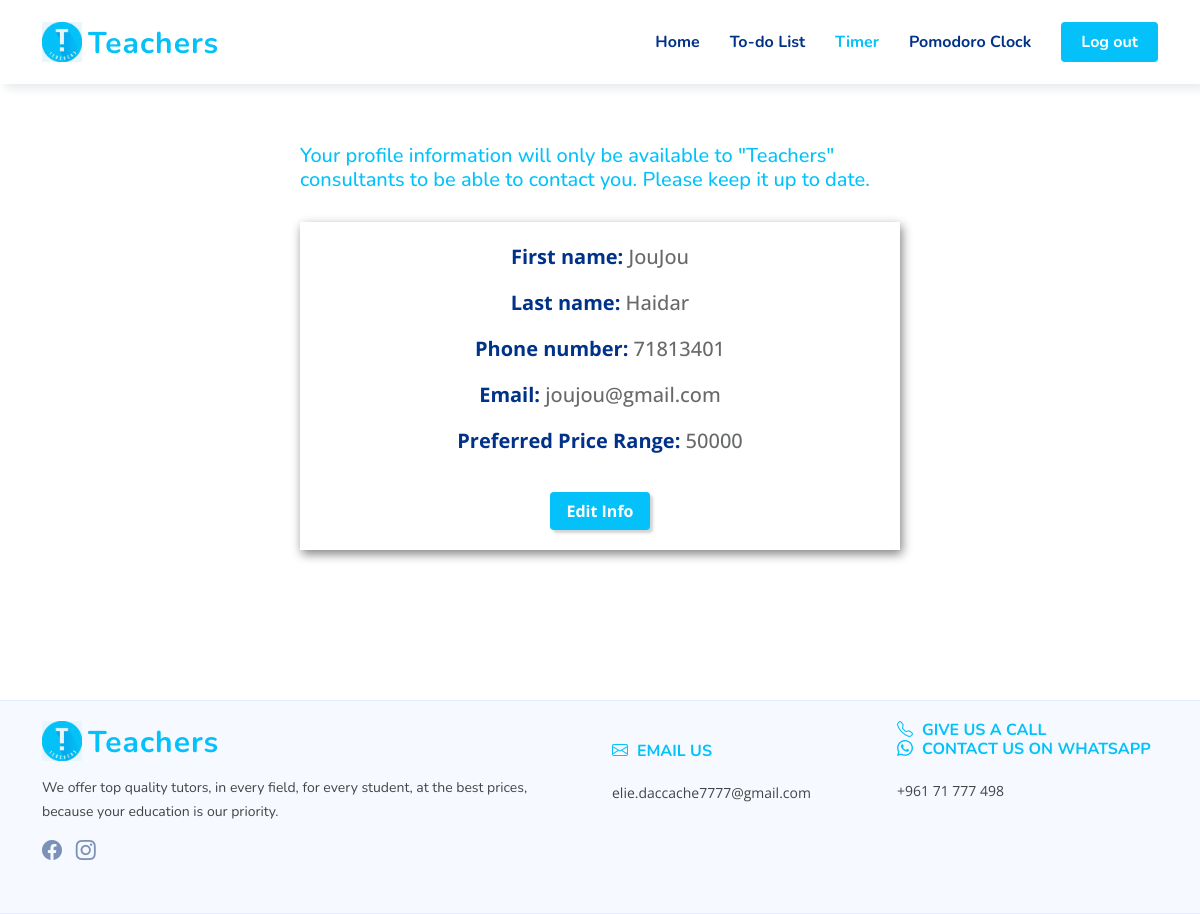
Before: /profile_edit.php (signed in) with the older database file.
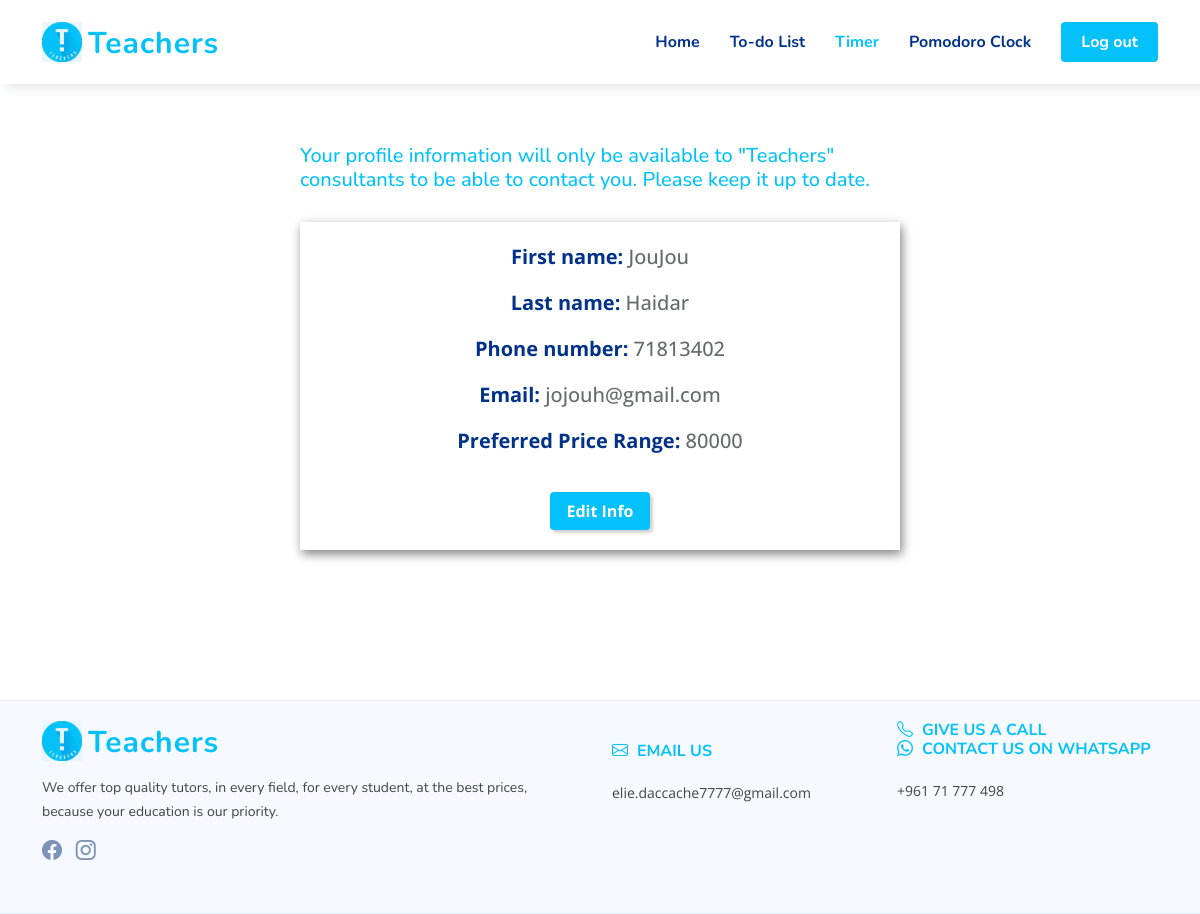
After: the same page with the newer database file.
### tables this page shows
CREATE TABLE `users` (
  `user_id` int(11) NOT NULL,
  `type` int(250) NOT NULL,
  `first_name` varchar(250) NOT NULL,
  `last_name` varchar(250) NOT NULL,
  `email` varchar(250) NOT NULL,
  `phone_number` varchar(250) NOT NULL,
  `password` text NOT NULL
);

CREATE TABLE `students` (
  `student_id` int(11) NOT NULL,
  `user_id` int(11) NOT NULL,
  `price_range` int(11) NOT NULL
);

### profile_edit.php (the view, shortened to what this page needs)
<?php
include("connection.php");
if (isset($_SESSION["user_id"])&& strcmp($_SESSION["type"],"3")==0)
{
 $id= $_SESSION["user_id"];
 ?>
<!DOCTYPE html>
<html lang="en">
<head>
    <link href="./vendor/bootstrap/css/bootstrap.min.css" rel="stylesheet">
    <link href="./vendor/bootstrap-icons/bootstrap-icons.css" rel="stylesheet">
    <link href="./vendor/aos/aos.css" rel="stylesheet">
    <link href="./vendor/remixicon/remixicon.css" rel="stylesheet">
    <link href="./vendor/swiper/swiper-bundle.min.css" rel="stylesheet">
    <link href="./vendor/glightbox/css/glightbox.min.css" rel="stylesheet">
    <link href="./css/style.css" rel="stylesheet">
    <link href="./css/style2.css" rel="stylesheet">
</head>
<body>
    <header id="header" class="header fixed-top header-form">
        <div class="container-fluid container-xl d-flex align-items-center justify-content-between">
            <a href="index.html" class="logo d-flex align-items-center">
                <img src="./img/logo.png" alt="">
                <span>Teachers</span>
            </a>
            <nav id="navbar" class="navbar">
                <ul>
                <li><a class="nav-link scrollto " href="profile.php">Home</a></li>
                    <li><a class="nav-link scrollto" href="todolist2.php">To-do List</a></li>
                    <li><a class="nav-link scrollto active" href="timer.php">Timer</a></li>
                    <li><a class="nav-link scrollto" href="pomodoro.php">Pomodoro Clock</a></li>
                    <li><a class="getstarted scrollto" href="logout.php">Log out</a></li>
                </ul>
            </nav>
        </div>
    </header>
    <br><br><br><br><br><br>
    <h5 class="flex-msg">Your profile information will only be available to "Teachers" consultants to be able to contact you. Please keep
        it up to date.</h5>
    <div class="flex-container">
        <div class="flex-item">
            <?php $query="SELECT * from users where user_id=?;";
             $stmt = $connection->prepare($query);
             $stmt->bind_param("i",$id);
             $stmt->execute();
             $results = $stmt->get_result();
             $row = $results->fetch_assoc();?>
            <p>First name: <span><?php echo($row["first_name"]); ?></span> </p>
            <p>Last name: <span><?php echo($row["last_name"]); ?></span> </p>
            <p> Phone number: <span><?php echo($row["phone_number"]); ?></span></p>
            <p>Email: <span><?php echo($row["email"]); ?></span> </p>
            <?php $query="SELECT * from students where user_id=?;";
             $stmt = $connection->prepare($query);
             $stmt->bind_param("i",$id);
             $stmt->execute();
             $results = $stmt->get_result();
             $row = $results->fetch_assoc();?>
            <p>Preferred Price Range: <span><?php echo($row["price_range"]); ?></span> </p>
        </div>
        <div class="flex-item">
            <button type="button" style="width:100px;"class="btn btn-primary p-0 ok-btn"  data-bs-toggle="modal" data-bs-target="#edit-modal" data-bs-dismiss="modal" onclick="$('#editform').submit()">Edit Info</button>
        </div>
    </div>
  <footer id="footer" class="footer">
    <div class="footer-top">
      <div class="container">
        <div class="row gy-4">
          <div class="col-lg-6 col-md-12 footer-info">
            <a href="index.html" class="logo d-flex align-items-center">
              <img src="./img/logo.png" alt="">
              <span>Teachers</span>
            </a>
            <p>We offer top quality tutors, in every field, for every student, at the best prices, <br>
              because your education is our priority.</p>
            <div class="social-links mt-3">
                <a href="https://www.facebook.com/Teachers.leb/" class="facebook"><i class="bi bi-facebook"></i></a>
                <a href="https://www.instagram.com/teachers.lb/" class="instagram"><i class="bi bi-instagram"></i></a>
            </div>
          </div>
          <div class="col-lg-3 col-5 footer-links">
            <br> <br class="d-block d-md-none">
            <h4><i class="bi bi-envelope"></i>&ThickSpace; Email us</h4> <br>
            elie.daccache7777@gmail.com
          </div>
          <div class="col-lg-3 col-5 footer-contact text-center text-md-start">
            <h4>
              <i class="bi bi-telephone"></i>&ThickSpace; Give us a call <br>
              <i class="bi bi-whatsapp"></i>&ThickSpace; Contact us on WhatsApp</h4> <br>
            +961 71 777 498
          </div>
        </div>
      </div>
    </div>
  </footer>
</body>
</html>
<?php } else {header("Location: index.html");} ?>

Changed rows visible on the page:
changed users "JouJou": phone_number "71813401" → "71813402"; email "joujou@gmail.com" → "jojouh@gmail.com"
changed students: price_range "50000" → "80000"
